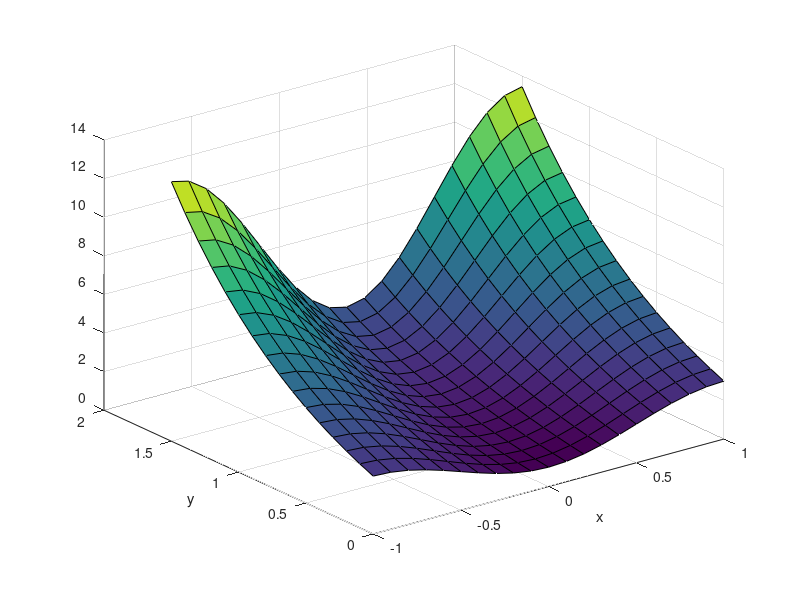

The MATLAB script that drew this image:
clear;close all;

% Define the arrays x and y
% Don't make the step size too small or you will kill the
% system (you have a large, but finite amount of memory)
x=-1:.1:1;
y=0:.1:1.5;

% Use meshgrid to convert these 1-d arrays into 2-d matrices
% of x and y values over the plane
[X,Y]=meshgrid(x,y);

% Get F(x,y) by using F(X,Y). Note the use of .* with X and Y
% rather than with x and y
F=(2-cos(pi*X)).*exp(Y);

% Plot the function
surf(X,Y,F);
xlabel('x');
ylabel('y');
